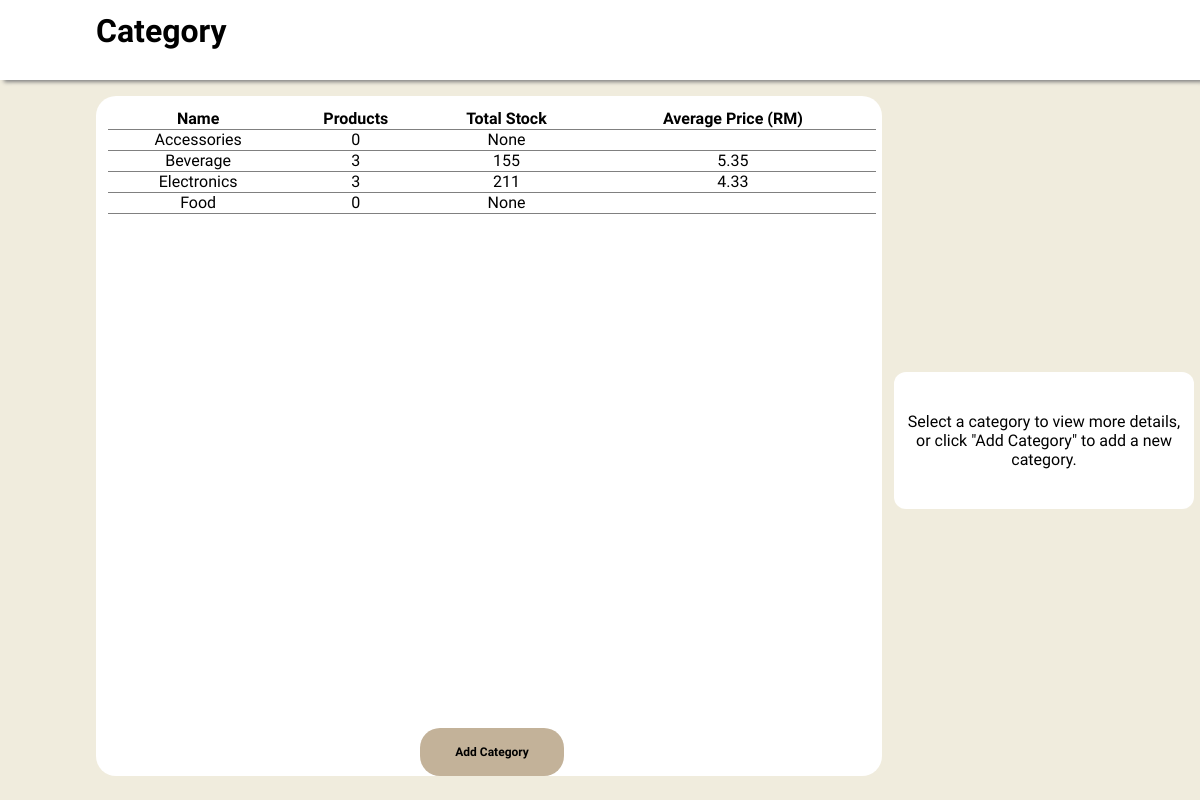
Screenshot of /inventory/category/ with the database file from the repository.
### inventory/models.py (models this page shows, shortened)
class Category(models.Model):
    name = models.CharField(max_length=100, verbose_name='Name')

### inventory/views.py (the view)
# urls.py: path('category/', views.category_view, name="category"),
def category_view(request):
    categories = Category.objects.annotate(
        product_types=Count("product"),
        total_stock=Sum("product__quantity"),
        average_price=Avg("product__price")
    ).order_by("name")
    return render(
        request,
        "inventory/category.html",
        {
            'categories' : categories
        })

### inventory/templates/inventory/category.html (shortened to what this page needs)
 {% load static %}
<html>
    <link rel="stylesheet" href={% static "css/category.css"%}>
    <head>
        <div id="dashboard">
            <h1>Category</h1>
        </div>
    </head>
    <body>
        <div id="main-content">
            <div class="table">
                <table>
                    <thead>
                        <tr>
                            <th><p> Name</p></th>
                            <th><p> Products</p></th>
                            <th><p> Total Stock</p></th>
                            <th><p> Average Price (RM)</p></th>
                        </tr>
                    </thead>
                     <tbody id="product-table-body">
                    {% include "partials/category_partial.html"%}
                     </tbody>
                </table>
            </div>
        </div>
        <div id="crud-column">
            <div class="category-container">
                <p>Select a category to view more details, or click "Add Category" to add a new category.</p>
            </div>
        </div>
        <div class="editBtn-box">
            <button type="button" class="editBtn add" onclick="add_category()"> Add Category </button>
        </div>
    </body>
</html>

### inventory/templates/partials/category_partial.html (shortened to what this page needs)
{%load static %}
{% for category in categories%}
    <tr onclick="view_category({{category.id}})">
        <td><p>{{category.name}}</p></td>
        <td><p>{{category.product_types}}</p></td>
        <td><p>{{category.total_stock}}</p></td>
        <td><p>{{category.average_price|floatformat:2}}</p></td>
    </tr>
{% endfor %}

### static/css/category.css (style rules this page uses)
body, html { font-family: "Mukta Mahee", sans-serif; font-weight: 300; font-style: normal; margin: 0; background-color: #F0ECDD; }
h1 { margin-block-start: 0; padding-top: 1%; padding-left: 8%; }
#dashboard { font-family: "Sansation", sans-serif; font-weight: 400; font-style: normal; width: 100%; height: 10vh; margin-block-start: 0%; position: absolute; z-index: 2; top: 0; background-color: white; box-shadow: 4px 2px 4px gray; }
#main-content { position: relative; left: 8%; top: 12vh; width: 64%; height: 82vh; padding: 1%; padding-right: 0.5%; background-color: #FFF; border-radius: 20px; }
.table { width: 100%; height: 100%; overflow-y: scroll; }
table { width: 100%; border-collapse: collapse; }
thead { position: sticky; z-index: 2; top: 0; background-color: #FFF; }
tr { position: relative; text-align: center; box-shadow: 0px 1px gray; }
#crud-column { position: absolute; top: 10vh; right: 0; width: 25%; height: 90%; display: flex; justify-content: center; align-items: center; flex-direction: column; }
.editBtn-box { width: 30%; height: 6%; position: absolute; display: flex; justify-self: anchor-center; justify-content: space-between; bottom: 3%; }
.editBtn.add { width: 40%; background: #C3B299; border-radius: 20px; border-style: none; font-family: "Mukta Mahee", sans-serif; font-weight: 800; font-style: normal; font-size: 1vw; }
.category-container { width: 100%; display: flex; flex-direction: column; align-items: center; justify-content: flex-start; background-color: #FFFFFF; border-radius: 1vw; padding: 3vh 0 3vh 0; margin-right: 1vw; }
#crud-column p { text-align: center; padding: 0 1vw 0 1vw; }

### rows the page displays
Category: name "Accessories", product_types "0", total_stock "None"
Category: name "Beverage", product_types "3", total_stock "155", average_price "5.35"
Category: name "Electronics", product_types "3", total_stock "211", average_price "4.33"
Category: name "Food", product_types "0", total_stock "None"
